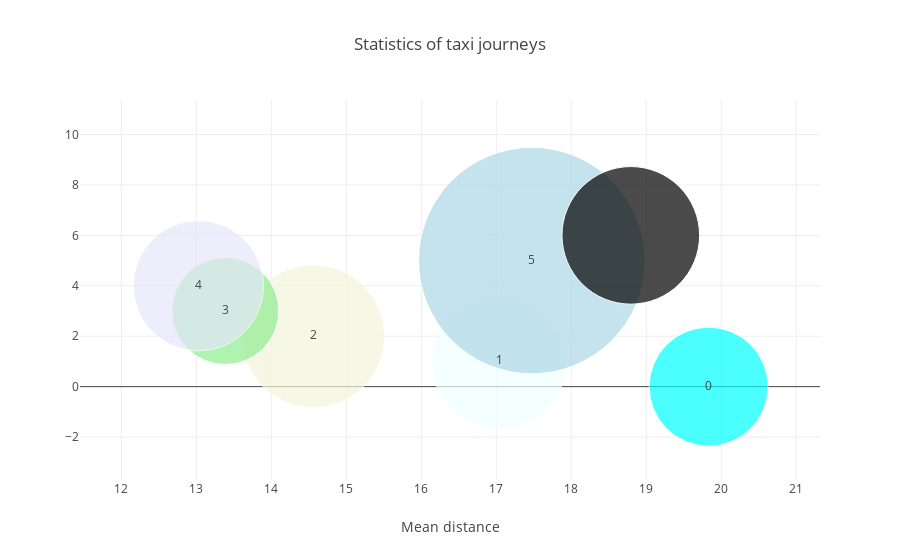

Write notebook code for a chart like this one.
### Code cell
trace0 = go.Scatter(
    x=mean_weekday_df.distance_km,
    #y=genres_df.Global_Sales,
    mode = 'markers+text',
    text = mean_weekday_df.index,
    #textposition='bottom',
    marker = dict(
        size = 1/10*mean_weekday_df.offer_gk,
        color = [
            'aqua', 'azure', 'beige', 'lightgreen',
            'lavender', 'lightblue'
        ]
    )
)

data = [trace0]
layout = {
    'title': 'Statistics of taxi journeys',
    'xaxis': {'title': 'Mean distance'},
#    'yaxis': {'title': 'User Score'}
}

fig = go.Figure(data=data, layout=layout)

iplot(fig, show_link=False)

### Figure 1 — Plotly figure (JSON) as saved in the notebook; plotly's stock layout.template omitted (floating-point values rounded to 4 significant figures)
{"data": [{"marker": {"color": ["aqua", "azure", "beige", "lightgreen", "lavender", "lightblue"], "size": [119, 134.4, 142.8, 107.1, 130.3, 226.5, 137.6]}, "mode": "markers+text", "text": [0, 1, 2, 3, 4, 5, 6], "type": "scatter", "uid": "4302b19a-d3d8-11e8-bbcc-c82a1432c65e", "x": [19.83, 17.04, 14.56, 13.39, 13.03, 17.47, 18.79]}], "layout": {"title": "Statistics of taxi journeys", "xaxis": {"title": "Mean distance"}}}
